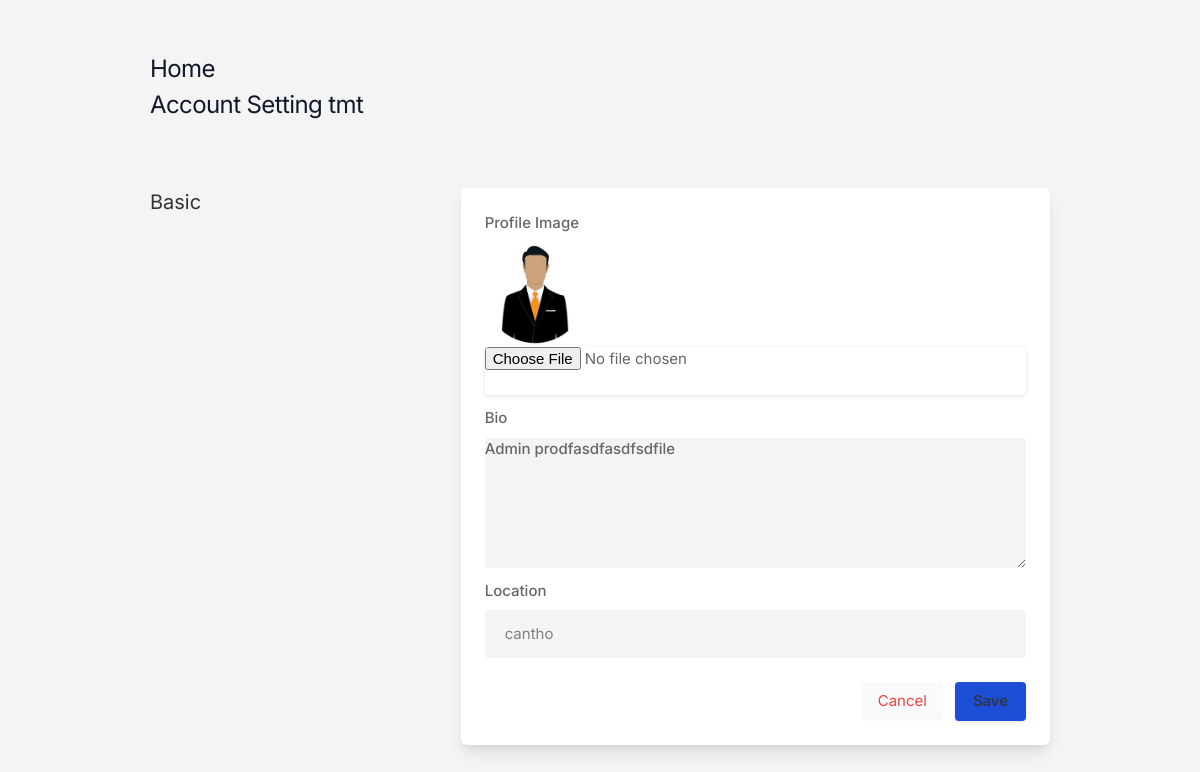
Before: /settings (signed in) with the older database file.
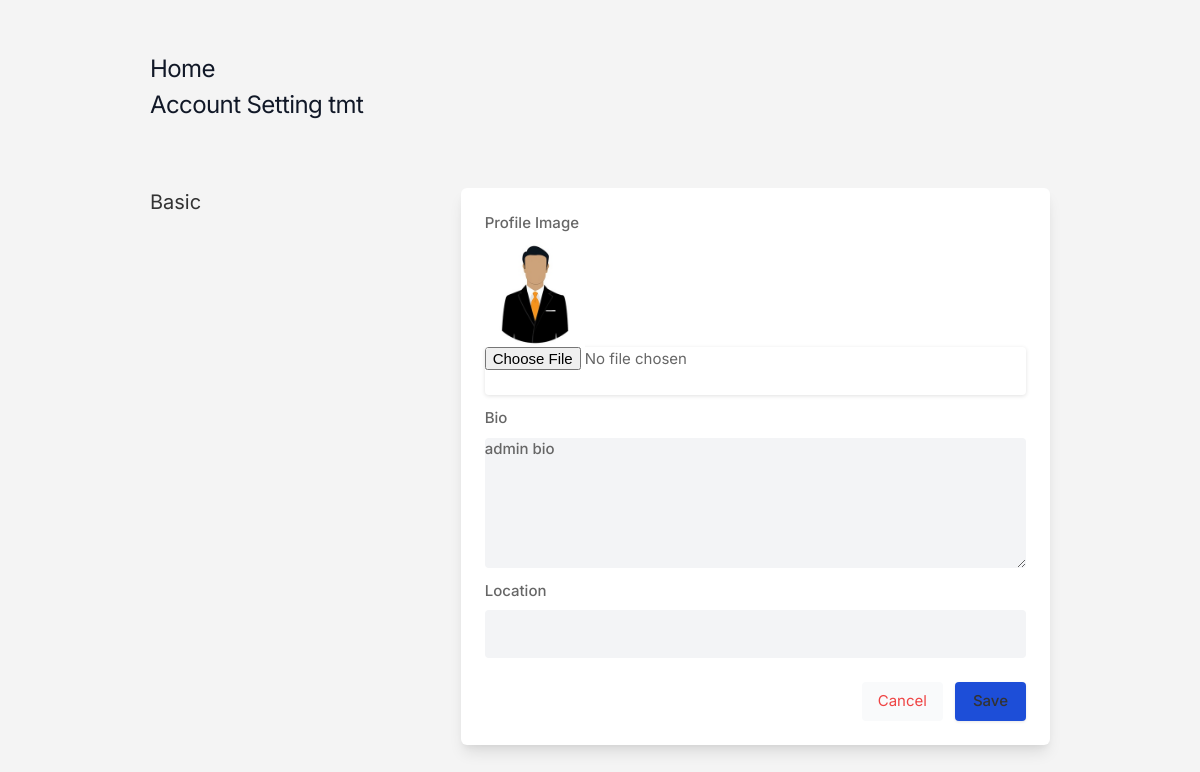
After: the same page with the newer database file.
### core/models.py (models this page shows, shortened)
class Profile(models.Model):
    user = models.OneToOneField(User, on_delete=models.CASCADE)
    userId = models.IntegerField()
    userName = models.CharField(max_length=100, default="usernamedefaut")
    bio = models.TextField(blank=True)
    profileimage = models.ImageField(
        upload_to="profile_images", default="defaultimg.jpg")
    location = models.CharField(max_length=100,  blank=True)

### core/views.py (the view, shortened to what this page needs)
# urls.py: path("settings", views.settings, name="settings"),
@login_required
def settings(request):
    user_profile = Profile.objects.get(user=request.user)
    return render(request, 'setting.html', {'user_profile': user_profile})

### templates/setting.html (shortened to what this page needs)
{% load static %}
<!DOCTYPE html>
<html lang="en">
  <head>
    <link rel="stylesheet" href="{% static 'assets/css/icons.css' %}" />
    <link rel="stylesheet" href="{% static 'assets/css/uikit.css' %}" />
    <link rel="stylesheet" href="{% static 'assets/css/style.css' %}" />
    <link rel="stylesheet" href="{% static 'assets/css/tailwind.css' %}" />
  </head>
  <body>
    <div class="container m-auto">
      <h1 class="text-2xl leading-none text-gray-900 tracking-tight mt-3">
        <a href="/">Home</a>
      </h1>
      <h1 class="text-2xl leading-none text-gray-900 tracking-tight mt-3">
        Account Setting {{user.username}}
      </h1>
      <br />
      <form action="" method="POST" enctype="multipart/form-data">
        <div class="grid lg:grid-cols-3 mt-12 gap-8">
          <div>
            <h3 class="text-xl mb-2">Basic</h3>
          </div>
          <div class="bg-white rounded-md lg:shadow-lg shadow col-span-2">
            <div class="grid grid-cols-2 gap-3 lg:p-6 p-4">
              <div class="col-span-2">
                <label for=""> Profile Image</label>
                <img width="100px" height="100px" src="{{user_profile.profileimage.url}}" alt="" />
                <input type="file" name="image" />
              </div>
              <div class="col-span-2">
                <label for="about">Bio</label>
                <textarea
                  id="about"
                  name="bio"
                  rows="3"
                  class="shadow-none bg-gray-100"
                >
{{user_profile.bio}}</textarea
                >
              </div>
              <div class="col-span-2">
                <label for=""> Location</label>
                <input
                  name="location"
                  type="text"
                  placeholder=""
                  value="{{user_profile.location}}"
                  class="shadow-none bg-gray-100"
                />
              </div>
            </div>
            <div class="bg-gray-10 p-6 pt-0 flex justify-end space-x-3">
              <button class="p-2 px-4 rounded bg-gray-50 text-red-500">
                Cancel
              </button>
              <button type="submit" class="button bg-blue-700">Save</button>
            </div>
          </div>
          <br />
        </div>
      </form>
    </div>
  </body>
</html>

### static/assets/css/style.css (style rules this page uses)
body { background-color: #f4f4f4!important; }
button { vertical-align: middle; }
span.button, button.button { border: 2px solid; top: 0; color: #333; position: relative; padding: 8px 18px; line-height: 22px; position: relative; font-weight: 500; font-size: 15px; display: inline-block; -webkit-transition: all 0.2s ease-in-out; transition: all 0.2s ease-in-out; cursor: pointer; overflow: hidden; border: none; border-radius: 4px; -webkit-box-shadow: 0 1px 3px rgba(0, 0, 0, 0.1); box-shadow: 0 1px 3px rgba(0, 0, 0, 0.1); }
input { height: 48px; line-height: 48px; padding: 0 20px; outline: none; font-size: 15px; color: #808080; max-width: 100%; width: 100%; -webkit-box-sizing: border-box; box-sizing: border-box; display: block; font-weight: 400; opacity: 1; border-radius: 4px; border: none; -webkit-box-shadow: 0 1px 4px 0px rgba(0, 0, 0, 0.12); box-shadow: 0 1px 4px 0px rgba(0, 0, 0, 0.12); }
input[type="text"], input[type="password"], input[type="email"], input[type="number"] { height: 48px; line-height: 48px; padding: 0 20px; outline: none; font-size: 15px; color: #808080; max-width: 100%; width: 100%; -webkit-box-sizing: border-box; box-sizing: border-box; display: block; font-weight: 400; opacity: 1; border-radius: 4px; border: none; -webkit-box-shadow: 0 1px 4px 0px rgba(0, 0, 0, 0.12); box-shadow: 0 1px 4px 0px rgba(0, 0, 0, 0.12); }
textarea { height: 48px; line-height: 48px; padding: 0 20px; outline: none; font-size: 15px; color: #808080; margin: 0 0 16px 0; max-width: 100%; width: 100%; -webkit-box-sizing: border-box; box-sizing: border-box; display: block; background-color: #fff; font-weight: 500; opacity: 1; border-radius: 4px; border: none; -webkit-box-shadow: 0 1px 4px 0px rgba(0, 0, 0, 0.12); box-shadow: 0 1px 4px 0px rgba(0, 0, 0, 0.12); }
input { -webkit-transition: all 0.1s ease-in-out; transition: all 0.1s ease-in-out; }
::placeholder { color: #808080; opacity: 1; }
textarea { height: auto; line-height: 27px; padding: 20px; min-height: 130px; -webkit-transition: none !important; transition: none !important; min-width: 100%; }
label, legend { display: block; font-weight: bold; font-size: 15px; font-weight: 500; margin-bottom: 8px; }
button { border: none; margin: 0; padding: 0; width: auto; overflow: visible; background: transparent; color: inherit; font: inherit; line-height: normal; cursor: pointer; }
a { -webkit-transition: 0.3s; transition: 0.3s; outline: none !important; }
button { outline: none !important; }
img { max-width: 100%; }
body { color: #666; font-size: 15px; line-height: 27px; background-color: #f0f2f5; font-family: "Inter", sans-serif; text-transform: none; }
h1, h2, h3, h4, h5, h6 { font-family: "Inter", sans-serif; text-transform: none; }
input[type="text"], input[type="password"], input[type="email"] { font-family: "Inter", sans-serif; text-transform: none; }
textarea, select { font-family: "Inter", sans-serif; text-transform: none; }
button, body .pac-container { font-family: "Inter", sans-serif; text-transform: none; }
h1, h2, h3, h4, h5, h6 { color: #333; font-weight: 500; margin: 0; padding: 0; }
h1 { font-size: 32px; }
h3 { font-size: 22px; }
@media (min-width: 1024px) { .container { max-width: 900px !important; padding-top: 45px; } }
.shadow-none { -webkit-box-shadow: none !important; box-shadow: none !important; }

Changed rows visible on the page:
no longer on this page (row edited): Profile: profileimage (picture), bio "Admin prodfasdfasdfsdfile", location "cantho"
now on this page (row edited): Profile: profileimage (picture), bio "admin bio"
